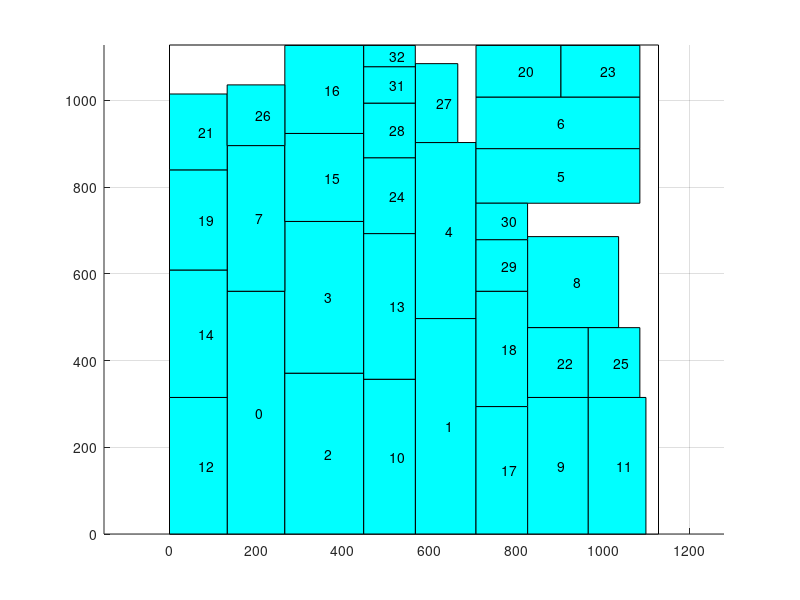

Source code (MATLAB):
axis equal;
hold on;
grid on;
cap_x=[ 0 0 1128 1128 0 ];
cap_y=[ 0 1128 1128 0 0 ];
fill(cap_x,cap_y,'w');
block_x=[ 133 266 266 133 133 ];
block_y=[ 0 0 560 560 0 ];
fill(block_x,block_y,'c');
text(199,280,'0');
block_x=[ 567 707 707 567 567 ];
block_y=[ 0 0 497 497 0 ];
fill(block_x,block_y,'c');
text(637,248,'1');
block_x=[ 266 448 448 266 266 ];
block_y=[ 0 0 371 371 0 ];
fill(block_x,block_y,'c');
text(357,185,'2');
block_x=[ 266 448 448 266 266 ];
block_y=[ 371 371 721 721 371 ];
fill(block_x,block_y,'c');
text(357,546,'3');
block_x=[ 567 707 707 567 567 ];
block_y=[ 497 497 903 903 497 ];
fill(block_x,block_y,'c');
text(637,700,'4');
block_x=[ 707 1085 1085 707 707 ];
block_y=[ 763 763 889 889 763 ];
fill(block_x,block_y,'c');
text(896,826,'5');
block_x=[ 707 1085 1085 707 707 ];
block_y=[ 889 889 1008 1008 889 ];
fill(block_x,block_y,'c');
text(896,948,'6');
block_x=[ 133 266 266 133 133 ];
block_y=[ 560 560 896 896 560 ];
fill(block_x,block_y,'c');
text(199,728,'7');
block_x=[ 826 1036 1036 826 826 ];
block_y=[ 476 476 686 686 476 ];
fill(block_x,block_y,'c');
text(931,581,'8');
block_x=[ 826 966 966 826 826 ];
block_y=[ 0 0 315 315 0 ];
fill(block_x,block_y,'c');
text(896,157,'9');
block_x=[ 448 567 567 448 448 ];
block_y=[ 0 0 357 357 0 ];
fill(block_x,block_y,'c');
text(507,178,'10');
block_x=[ 966 1099 1099 966 966 ];
block_y=[ 0 0 315 315 0 ];
fill(block_x,block_y,'c');
text(1032,157,'11');
block_x=[ 0 133 133 0 0 ];
block_y=[ 0 0 315 315 0 ];
fill(block_x,block_y,'c');
text(66,157,'12');
block_x=[ 448 567 567 448 448 ];
block_y=[ 357 357 693 693 357 ];
fill(block_x,block_y,'c');
text(507,525,'13');
block_x=[ 0 133 133 0 0 ];
block_y=[ 315 315 609 609 315 ];
fill(block_x,block_y,'c');
text(66,462,'14');
block_x=[ 266 448 448 266 266 ];
block_y=[ 721 721 924 924 721 ];
fill(block_x,block_y,'c');
text(357,822,'15');
block_x=[ 266 448 448 266 266 ];
block_y=[ 924 924 1127 1127 924 ];
fill(block_x,block_y,'c');
text(357,1025,'16');
block_x=[ 707 826 826 707 707 ];
block_y=[ 0 0 294 294 0 ];
fill(block_x,block_y,'c');
text(766,147,'17');
block_x=[ 707 826 826 707 707 ];
block_y=[ 294 294 560 560 294 ];
fill(block_x,block_y,'c');
text(766,427,'18');
block_x=[ 0 133 133 0 0 ];
block_y=[ 609 609 840 840 609 ];
fill(block_x,block_y,'c');
text(66,724,'19');
block_x=[ 707 903 903 707 707 ];
block_y=[ 1008 1008 1127 1127 1008 ];
fill(block_x,block_y,'c');
text(805,1067,'20');
block_x=[ 0 133 133 0 0 ];
block_y=[ 840 840 1015 1015 840 ];
fill(block_x,block_y,'c');
text(66,927,'21');
block_x=[ 826 966 966 826 826 ];
block_y=[ 315 315 476 476 315 ];
fill(block_x,block_y,'c');
text(896,395,'22');
block_x=[ 903 1085 1085 903 903 ];
block_y=[ 1008 1008 1127 1127 1008 ];
fill(block_x,block_y,'c');
text(994,1067,'23');
block_x=[ 448 567 567 448 448 ];
block_y=[ 693 693 868 868 693 ];
fill(block_x,block_y,'c');
text(507,780,'24');
block_x=[ 966 1085 1085 966 966 ];
block_y=[ 315 315 476 476 315 ];
fill(block_x,block_y,'c');
text(1025,395,'25');
block_x=[ 133 266 266 133 133 ];
block_y=[ 896 896 1036 1036 896 ];
fill(block_x,block_y,'c');
text(199,966,'26');
block_x=[ 567 665 665 567 567 ];
block_y=[ 903 903 1085 1085 903 ];
fill(block_x,block_y,'c');
text(616,994,'27');
block_x=[ 448 567 567 448 448 ];
block_y=[ 868 868 994 994 868 ];
fill(block_x,block_y,'c');
text(507,931,'28');
block_x=[ 707 826 826 707 707 ];
block_y=[ 560 560 679 679 560 ];
fill(block_x,block_y,'c');
text(766,619,'29');
block_x=[ 707 826 826 707 707 ];
block_y=[ 679 679 763 763 679 ];
fill(block_x,block_y,'c');
text(766,721,'30');
block_x=[ 448 567 567 448 448 ];
block_y=[ 994 994 1078 1078 994 ];
fill(block_x,block_y,'c');
text(507,1036,'31');
block_x=[ 448 567 567 448 448 ];
block_y=[ 1078 1078 1127 1127 1078 ];
fill(block_x,block_y,'c');
text(507,1102,'32');
